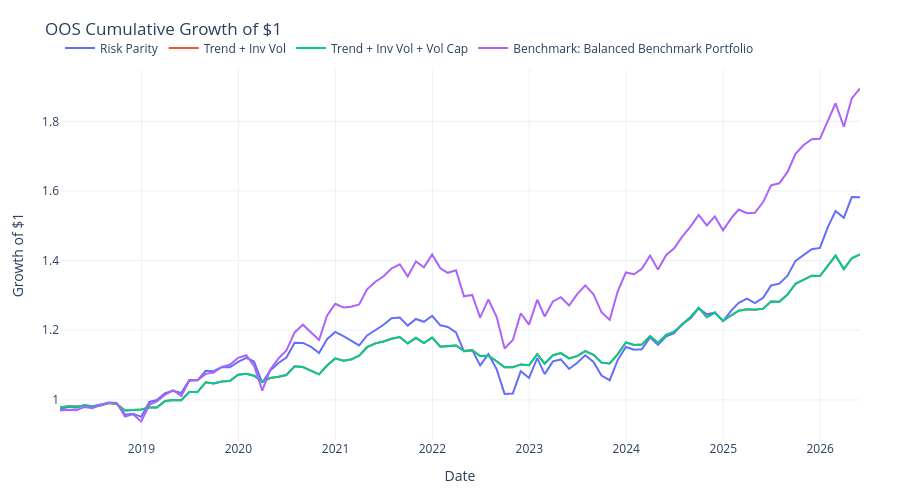

Notebook code cell kept with this figure:
### Code cell
wealth = (1.0 + all_return_series.dropna(how="all")).cumprod()

fig = go.Figure()
for name in wealth.columns:
    fig.add_trace(go.Scatter(x=wealth.index, y=wealth[name], mode="lines", name=name))

fig.update_layout(
    **default_layout,
    title="OOS Cumulative Growth of $1",
    xaxis_title="Date",
    yaxis_title="Growth of $1",
)
fig.show()

all_return_series
